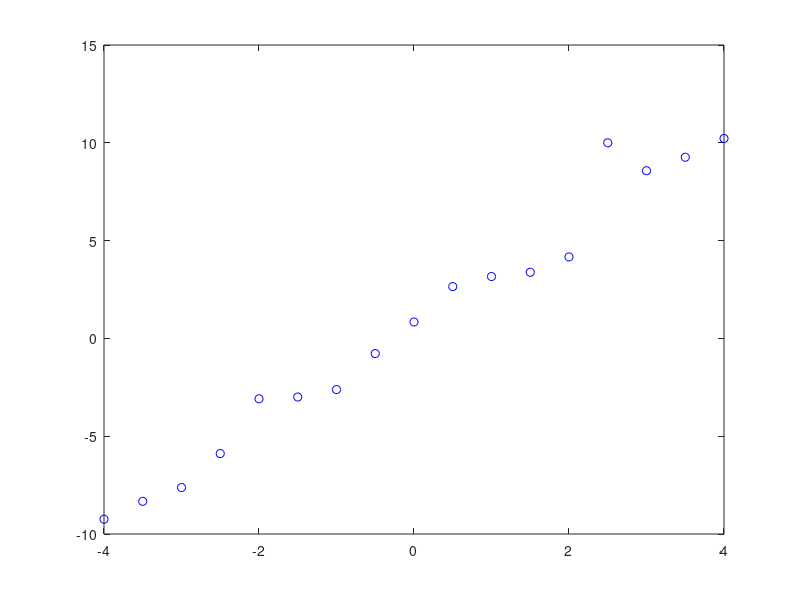

Recreate this plot in MATLAB.
ns = 17; X = linspace(-4,4,ns)';
%Y = @(X) 10*sin(.2*pi*X);
w2 = 2.5; w1 = 0.8;
Y = @(X) w2*X + w1;

s = 1;
e = s*randn(size(X));
T = Y(X) + e;
sigma = (1/sqrt(var(T)));
plot(X,T,'bo')
save('data.mat','X','T','sigma')